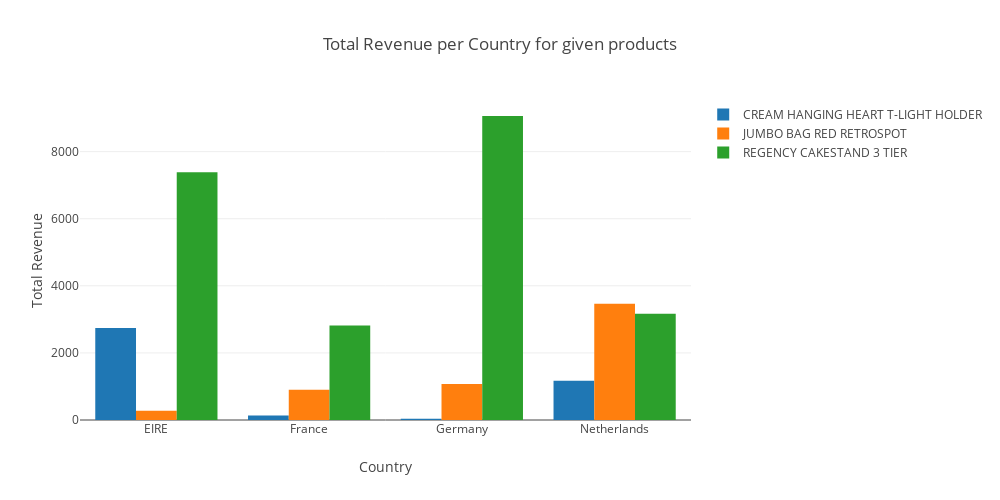

Notebook code for this chart:
### Code cell
# Traces
traces = [go.Bar(x=df.index, y=df[column], name=column) for column in df.columns];

# Layout
layout = go.Layout(barmode='group', width=1000, height=500,
                   xaxis=go.layout.XAxis(title=go.layout.xaxis.Title(text='Country')),
                   yaxis=go.layout.YAxis(title=go.layout.yaxis.Title(text='Total Revenue')),
                   title=go.layout.Title(text='Total Revenue per Country for given products'));

# Plot
py.iplot(go.Figure(data=traces, layout=layout));

### Figure 1 — Plotly figure (JSON) as saved in the notebook; plotly's stock layout.template omitted (floating-point values rounded to 4 significant figures)
{"data": [{"name": "CREAM HANGING HEART T-LIGHT HOLDER", "type": "bar", "uid": "b22bc5dd-be72-4ed7-9f14-444647c35851", "x": ["EIRE", "France", "Germany", "Netherlands"], "y": [2741.0, 131.8, 35.4, 1167]}, {"name": "JUMBO BAG RED RETROSPOT", "type": "bar", "uid": "2cd71b6b-832b-42b1-b701-dc94b8613417", "x": ["EIRE", "France", "Germany", "Netherlands"], "y": [278.7, 903.4, 1073.0, 3468]}, {"name": "REGENCY CAKESTAND 3 TIER", "type": "bar", "uid": "bdf3153e-267c-48f5-9798-2e49f142f1bf", "x": ["EIRE", "France", "Germany", "Netherlands"], "y": [7389.0, 2817.0, 9062.0, 3166.0]}], "layout": {"barmode": "group", "height": 500, "title": {"text": "Total Revenue per Country for given products"}, "width": 1000, "xaxis": {"title": {"text": "Country"}}, "yaxis": {"title": {"text": "Total Revenue"}}}}
